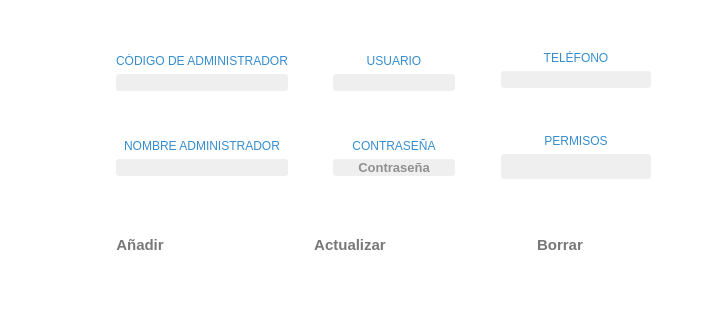
<?xml version="1.0" encoding="UTF-8"?>
<ui version="4.0">
 <class>Administrador</class>
 <widget class="QWidget" name="Administrador">
  <property name="geometry">
   <rect>
    <x>0</x>
    <y>0</y>
    <width>701</width>
    <height>336</height>
   </rect>
  </property>
  <property name="palette">
   <palette>
    <active>
     <colorrole role="Base">
      <brush brushstyle="SolidPattern">
       <color alpha="255">
        <red>46</red>
        <green>47</green>
        <blue>48</blue>
       </color>
      </brush>
     </colorrole>
     <colorrole role="Window">
      <brush brushstyle="SolidPattern">
       <color alpha="255">
        <red>255</red>
        <green>255</green>
        <blue>255</blue>
       </color>
      </brush>
     </colorrole>
    </active>
    <inactive>
     <colorrole role="Base">
      <brush brushstyle="SolidPattern">
       <color alpha="255">
        <red>46</red>
        <green>47</green>
        <blue>48</blue>
       </color>
      </brush>
     </colorrole>
     <colorrole role="Window">
      <brush brushstyle="SolidPattern">
       <color alpha="255">
        <red>255</red>
        <green>255</green>
        <blue>255</blue>
       </color>
      </brush>
     </colorrole>
    </inactive>
    <disabled>
     <colorrole role="Base">
      <brush brushstyle="SolidPattern">
       <color alpha="255">
        <red>255</red>
        <green>255</green>
        <blue>255</blue>
       </color>
      </brush>
     </colorrole>
     <colorrole role="Window">
      <brush brushstyle="SolidPattern">
       <color alpha="255">
        <red>255</red>
        <green>255</green>
        <blue>255</blue>
       </color>
      </brush>
     </colorrole>
    </disabled>
   </palette>
  </property>
  <property name="windowTitle">
   <string>Form</string>
  </property>
  <layout class="QVBoxLayout" name="verticalLayout_14">
   <item>
    <layout class="QHBoxLayout" name="horizontalLayout_2">
     <item>
      <spacer name="horizontalSpacer_2">
       <property name="orientation">
        <enum>Qt::Horizontal</enum>
       </property>
       <property name="sizeHint" stdset="0">
        <size>
         <width>40</width>
         <height>20</height>
        </size>
       </property>
      </spacer>
     </item>
     <item>
      <layout class="QVBoxLayout" name="verticalLayout_5">
       <item>
        <spacer name="verticalSpacer_9">
         <property name="orientation">
          <enum>Qt::Vertical</enum>
         </property>
         <property name="sizeHint" stdset="0">
          <size>
           <width>20</width>
           <height>40</height>
          </size>
         </property>
        </spacer>
       </item>
       <item>
        <widget class="MyLabelPhoto" name="lb_foto">
         <property name="minimumSize">
          <size>
           <width>0</width>
           <height>0</height>
          </size>
         </property>
         <property name="maximumSize">
          <size>
           <width>16777215</width>
           <height>150</height>
          </size>
         </property>
         <property name="styleSheet">
          <string notr="true">/*QLabel {
padding: 1px;
border-style: solid;
border: 2px solid gray;
border-radius: 45px;};*/</string>
         </property>
         <property name="text">
          <string/>
         </property>
         <property name="pixmap">
          <pixmap resource="assets.qrc">:/icons/User_Big.png</pixmap>
         </property>
         <property name="scaledContents">
          <bool>false</bool>
         </property>
         <property name="alignment">
          <set>Qt::AlignCenter</set>
         </property>
        </widget>
       </item>
       <item>
        <spacer name="verticalSpacer_10">
         <property name="orientation">
          <enum>Qt::Vertical</enum>
         </property>
         <property name="sizeHint" stdset="0">
          <size>
           <width>20</width>
           <height>40</height>
          </size>
         </property>
        </spacer>
       </item>
      </layout>
     </item>
     <item>
      <spacer name="horizontalSpacer_5">
       <property name="orientation">
        <enum>Qt::Horizontal</enum>
       </property>
       <property name="sizeHint" stdset="0">
        <size>
         <width>40</width>
         <height>20</height>
        </size>
       </property>
      </spacer>
     </item>
     <item>
      <layout class="QVBoxLayout" name="verticalLayout_4">
       <item>
        <spacer name="verticalSpacer_4">
         <property name="orientation">
          <enum>Qt::Vertical</enum>
         </property>
         <property name="sizeHint" stdset="0">
          <size>
           <width>20</width>
           <height>40</height>
          </size>
         </property>
        </spacer>
       </item>
       <item>
        <layout class="QVBoxLayout" name="verticalLayout">
         <item>
          <widget class="QLabel" name="label">
           <property name="styleSheet">
            <string notr="true">font: 10pt &quot;Segoe UI Semilight&quot;;
color: rgb(54, 141, 206);</string>
           </property>
           <property name="text">
            <string>CÓDIGO DE ADMINISTRADOR</string>
           </property>
           <property name="alignment">
            <set>Qt::AlignCenter</set>
           </property>
          </widget>
         </item>
         <item>
          <widget class="MyLineEditShine" name="le_codigo">
           <property name="font">
            <font>
             <family>Segoe UI</family>
             <pointsize>10</pointsize>
            </font>
           </property>
           <property name="styleSheet">
            <string notr="true">background-color: #EFEFEF; 
border-radius: 3px;
color:rgb(50, 50, 50);</string>
           </property>
           <property name="alignment">
            <set>Qt::AlignCenter</set>
           </property>
          </widget>
         </item>
        </layout>
       </item>
       <item>
        <spacer name="verticalSpacer">
         <property name="orientation">
          <enum>Qt::Vertical</enum>
         </property>
         <property name="sizeHint" stdset="0">
          <size>
           <width>20</width>
           <height>40</height>
          </size>
         </property>
        </spacer>
       </item>
       <item>
        <layout class="QVBoxLayout" name="verticalLayout_2">
         <item>
          <widget class="QLabel" name="label_2">
           <property name="styleSheet">
            <string notr="true">font: 10pt &quot;Segoe UI Semilight&quot;;
color: rgb(54, 141, 206);</string>
           </property>
           <property name="text">
            <string>NOMBRE ADMINISTRADOR</string>
           </property>
           <property name="alignment">
            <set>Qt::AlignCenter</set>
           </property>
          </widget>
         </item>
         <item>
          <widget class="MyLineEditShine" name="le_nombre">
           <property name="font">
            <font>
             <family>Segoe UI</family>
             <pointsize>10</pointsize>
            </font>
           </property>
           <property name="styleSheet">
            <string notr="true">background-color: #EFEFEF; 
border-radius: 3px;
color:rgb(50, 50, 50);</string>
           </property>
           <property name="alignment">
            <set>Qt::AlignCenter</set>
           </property>
          </widget>
         </item>
        </layout>
       </item>
       <item>
        <spacer name="verticalSpacer_11">
         <property name="orientation">
          <enum>Qt::Vertical</enum>
         </property>
         <property name="sizeHint" stdset="0">
          <size>
           <width>20</width>
           <height>40</height>
          </size>
         </property>
        </spacer>
       </item>
       <item>
        <layout class="QVBoxLayout" name="verticalLayout_3"/>
       </item>
      </layout>
     </item>
     <item>
      <spacer name="horizontalSpacer_3">
       <property name="orientation">
        <enum>Qt::Horizontal</enum>
       </property>
       <property name="sizeHint" stdset="0">
        <size>
         <width>40</width>
         <height>20</height>
        </size>
       </property>
      </spacer>
     </item>
     <item>
      <layout class="QVBoxLayout" name="verticalLayout_6">
       <item>
        <spacer name="verticalSpacer_7">
         <property name="orientation">
          <enum>Qt::Vertical</enum>
         </property>
         <property name="sizeHint" stdset="0">
          <size>
           <width>20</width>
           <height>40</height>
          </size>
         </property>
        </spacer>
       </item>
       <item>
        <layout class="QVBoxLayout" name="verticalLayout_7">
         <item>
          <widget class="QLabel" name="label_3">
           <property name="styleSheet">
            <string notr="true">font: 10pt &quot;Segoe UI Semilight&quot;;
color: rgb(54, 141, 206);</string>
           </property>
           <property name="text">
            <string>USUARIO</string>
           </property>
           <property name="alignment">
            <set>Qt::AlignCenter</set>
           </property>
          </widget>
         </item>
         <item>
          <widget class="MyLineEditShine" name="le_administrador">
           <property name="font">
            <font>
             <family>Segoe UI</family>
             <pointsize>10</pointsize>
            </font>
           </property>
           <property name="styleSheet">
            <string notr="true">background-color: #EFEFEF; 
border-radius: 3px;
color:rgb(50, 50, 50);</string>
           </property>
           <property name="alignment">
            <set>Qt::AlignCenter</set>
           </property>
          </widget>
         </item>
        </layout>
       </item>
       <item>
        <spacer name="verticalSpacer_2">
         <property name="orientation">
          <enum>Qt::Vertical</enum>
         </property>
         <property name="sizeHint" stdset="0">
          <size>
           <width>20</width>
           <height>40</height>
          </size>
         </property>
        </spacer>
       </item>
       <item>
        <layout class="QVBoxLayout" name="verticalLayout_8">
         <item>
          <widget class="QLabel" name="label_4">
           <property name="styleSheet">
            <string notr="true">font: 10pt &quot;Segoe UI Semilight&quot;;
color: rgb(54, 141, 206);</string>
           </property>
           <property name="text">
            <string>CONTRASEÑA</string>
           </property>
           <property name="alignment">
            <set>Qt::AlignCenter</set>
           </property>
          </widget>
         </item>
         <item>
          <widget class="MyLineEditShine" name="le_clave">
           <property name="palette">
            <palette>
             <active>
              <colorrole role="WindowText">
               <brush brushstyle="SolidPattern">
                <color alpha="255">
                 <red>50</red>
                 <green>50</green>
                 <blue>50</blue>
                </color>
               </brush>
              </colorrole>
              <colorrole role="Button">
               <brush brushstyle="SolidPattern">
                <color alpha="255">
                 <red>239</red>
                 <green>239</green>
                 <blue>239</blue>
                </color>
               </brush>
              </colorrole>
              <colorrole role="Text">
               <brush brushstyle="SolidPattern">
                <color alpha="255">
                 <red>50</red>
                 <green>50</green>
                 <blue>50</blue>
                </color>
               </brush>
              </colorrole>
              <colorrole role="ButtonText">
               <brush brushstyle="SolidPattern">
                <color alpha="255">
                 <red>50</red>
                 <green>50</green>
                 <blue>50</blue>
                </color>
               </brush>
              </colorrole>
              <colorrole role="Base">
               <brush brushstyle="SolidPattern">
                <color alpha="255">
                 <red>239</red>
                 <green>239</green>
                 <blue>239</blue>
                </color>
               </brush>
              </colorrole>
              <colorrole role="Window">
               <brush brushstyle="SolidPattern">
                <color alpha="255">
                 <red>239</red>
                 <green>239</green>
                 <blue>239</blue>
                </color>
               </brush>
              </colorrole>
              <colorrole role="PlaceholderText">
               <brush brushstyle="NoBrush">
                <color alpha="128">
                 <red>50</red>
                 <green>50</green>
                 <blue>50</blue>
                </color>
               </brush>
              </colorrole>
             </active>
             <inactive>
              <colorrole role="WindowText">
               <brush brushstyle="SolidPattern">
                <color alpha="255">
                 <red>50</red>
                 <green>50</green>
                 <blue>50</blue>
                </color>
               </brush>
              </colorrole>
              <colorrole role="Button">
               <brush brushstyle="SolidPattern">
                <color alpha="255">
                 <red>239</red>
                 <green>239</green>
                 <blue>239</blue>
                </color>
               </brush>
              </colorrole>
              <colorrole role="Text">
               <brush brushstyle="SolidPattern">
                <color alpha="255">
                 <red>50</red>
                 <green>50</green>
                 <blue>50</blue>
                </color>
               </brush>
              </colorrole>
              <colorrole role="ButtonText">
               <brush brushstyle="SolidPattern">
                <color alpha="255">
                 <red>50</red>
                 <green>50</green>
                 <blue>50</blue>
                </color>
               </brush>
              </colorrole>
              <colorrole role="Base">
               <brush brushstyle="SolidPattern">
                <color alpha="255">
                 <red>239</red>
                 <green>239</green>
                 <blue>239</blue>
                </color>
               </brush>
              </colorrole>
              <colorrole role="Window">
               <brush brushstyle="SolidPattern">
                <color alpha="255">
                 <red>239</red>
                 <green>239</green>
                 <blue>239</blue>
                </color>
               </brush>
              </colorrole>
              <colorrole role="PlaceholderText">
               <brush brushstyle="NoBrush">
                <color alpha="128">
                 <red>50</red>
                 <green>50</green>
                 <blue>50</blue>
                </color>
               </brush>
              </colorrole>
             </inactive>
             <disabled>
              <colorrole role="WindowText">
               <brush brushstyle="SolidPattern">
                <color alpha="255">
                 <red>50</red>
                 <green>50</green>
                 <blue>50</blue>
                </color>
               </brush>
              </colorrole>
              <colorrole role="Button">
               <brush brushstyle="SolidPattern">
                <color alpha="255">
                 <red>239</red>
                 <green>239</green>
                 <blue>239</blue>
                </color>
               </brush>
              </colorrole>
              <colorrole role="Text">
               <brush brushstyle="SolidPattern">
                <color alpha="255">
                 <red>50</red>
                 <green>50</green>
                 <blue>50</blue>
                </color>
               </brush>
              </colorrole>
              <colorrole role="ButtonText">
               <brush brushstyle="SolidPattern">
                <color alpha="255">
                 <red>50</red>
                 <green>50</green>
                 <blue>50</blue>
                </color>
               </brush>
              </colorrole>
              <colorrole role="Base">
               <brush brushstyle="SolidPattern">
                <color alpha="255">
                 <red>239</red>
                 <green>239</green>
                 <blue>239</blue>
                </color>
               </brush>
              </colorrole>
              <colorrole role="Window">
               <brush brushstyle="SolidPattern">
                <color alpha="255">
                 <red>239</red>
                 <green>239</green>
                 <blue>239</blue>
                </color>
               </brush>
              </colorrole>
              <colorrole role="PlaceholderText">
               <brush brushstyle="NoBrush">
                <color alpha="128">
                 <red>50</red>
                 <green>50</green>
                 <blue>50</blue>
                </color>
               </brush>
              </colorrole>
             </disabled>
            </palette>
           </property>
           <property name="font">
            <font>
             <family>Segoe UI</family>
             <pointsize>10</pointsize>
             <weight>75</weight>
             <bold>true</bold>
            </font>
           </property>
           <property name="styleSheet">
            <string notr="true">background-color: #EFEFEF; 
border-radius: 3px;
color:rgb(50, 50, 50);</string>
           </property>
           <property name="text">
            <string/>
           </property>
           <property name="frame">
            <bool>false</bool>
           </property>
           <property name="echoMode">
            <enum>QLineEdit::Password</enum>
           </property>
           <property name="alignment">
            <set>Qt::AlignCenter</set>
           </property>
           <property name="placeholderText">
            <string>Contraseña</string>
           </property>
          </widget>
         </item>
        </layout>
       </item>
       <item>
        <spacer name="verticalSpacer_13">
         <property name="orientation">
          <enum>Qt::Vertical</enum>
         </property>
         <property name="sizeHint" stdset="0">
          <size>
           <width>20</width>
           <height>40</height>
          </size>
         </property>
        </spacer>
       </item>
       <item>
        <layout class="QVBoxLayout" name="verticalLayout_9"/>
       </item>
      </layout>
     </item>
     <item>
      <spacer name="horizontalSpacer_4">
       <property name="orientation">
        <enum>Qt::Horizontal</enum>
       </property>
       <property name="sizeHint" stdset="0">
        <size>
         <width>40</width>
         <height>20</height>
        </size>
       </property>
      </spacer>
     </item>
     <item>
      <layout class="QVBoxLayout" name="verticalLayout_10">
       <item>
        <spacer name="verticalSpacer_8">
         <property name="orientation">
          <enum>Qt::Vertical</enum>
         </property>
         <property name="sizeHint" stdset="0">
          <size>
           <width>20</width>
           <height>40</height>
          </size>
         </property>
        </spacer>
       </item>
       <item>
        <layout class="QVBoxLayout" name="verticalLayout_11">
         <item>
          <widget class="QLabel" name="label_5">
           <property name="styleSheet">
            <string notr="true">font: 10pt &quot;Segoe UI Semilight&quot;;
color: rgb(54, 141, 206);</string>
           </property>
           <property name="text">
            <string>TELÉFONO</string>
           </property>
           <property name="alignment">
            <set>Qt::AlignCenter</set>
           </property>
          </widget>
         </item>
         <item>
          <widget class="MyLineEditShine" name="le_telefono">
           <property name="font">
            <font>
             <family>Segoe UI</family>
             <pointsize>10</pointsize>
            </font>
           </property>
           <property name="styleSheet">
            <string notr="true">background-color: #EFEFEF; 
border-radius: 3px;
color:rgb(50, 50, 50);</string>
           </property>
           <property name="alignment">
            <set>Qt::AlignCenter</set>
           </property>
          </widget>
         </item>
        </layout>
       </item>
       <item>
        <spacer name="verticalSpacer_3">
         <property name="orientation">
          <enum>Qt::Vertical</enum>
         </property>
         <property name="sizeHint" stdset="0">
          <size>
           <width>20</width>
           <height>40</height>
          </size>
         </property>
        </spacer>
       </item>
       <item>
        <layout class="QVBoxLayout" name="verticalLayout_12">
         <item>
          <widget class="QLabel" name="label_6">
           <property name="styleSheet">
            <string notr="true">font: 10pt &quot;Segoe UI Semilight&quot;;
color: rgb(54, 141, 206);</string>
           </property>
           <property name="text">
            <string>PERMISOS</string>
           </property>
           <property name="alignment">
            <set>Qt::AlignCenter</set>
           </property>
          </widget>
         </item>
         <item>
          <widget class="MyLabelSpinner" name="l_permisos">
           <property name="minimumSize">
            <size>
             <width>150</width>
             <height>25</height>
            </size>
           </property>
           <property name="font">
            <font>
             <family>Segoe UI</family>
             <pointsize>10</pointsize>
            </font>
           </property>
           <property name="styleSheet">
            <string notr="true">background-color: #EFEFEF; 
border-radius: 3px;
color:rgb(50, 50, 50);</string>
           </property>
           <property name="text">
            <string/>
           </property>
           <property name="alignment">
            <set>Qt::AlignCenter</set>
           </property>
          </widget>
         </item>
        </layout>
       </item>
       <item>
        <spacer name="verticalSpacer_12">
         <property name="orientation">
          <enum>Qt::Vertical</enum>
         </property>
         <property name="sizeHint" stdset="0">
          <size>
           <width>20</width>
           <height>40</height>
          </size>
         </property>
        </spacer>
       </item>
       <item>
        <layout class="QVBoxLayout" name="verticalLayout_13"/>
       </item>
      </layout>
     </item>
     <item>
      <spacer name="horizontalSpacer">
       <property name="orientation">
        <enum>Qt::Horizontal</enum>
       </property>
       <property name="sizeHint" stdset="0">
        <size>
         <width>40</width>
         <height>20</height>
        </size>
       </property>
      </spacer>
     </item>
    </layout>
   </item>
   <item>
    <layout class="QHBoxLayout" name="horizontalLayout">
     <item>
      <widget class="QPushButton" name="pb_agregar">
       <property name="minimumSize">
        <size>
         <width>130</width>
         <height>40</height>
        </size>
       </property>
       <property name="maximumSize">
        <size>
         <width>130</width>
         <height>41</height>
        </size>
       </property>
       <property name="font">
        <font>
         <family>Segoe UI</family>
         <pointsize>11</pointsize>
         <weight>75</weight>
         <bold>true</bold>
        </font>
       </property>
       <property name="styleSheet">
        <string notr="true">border-radius: 10px;
color:rgb(120, 120, 120);</string>
       </property>
       <property name="text">
        <string>Añadir</string>
       </property>
       <property name="icon">
        <iconset resource="assets.qrc">
         <normaloff>:/icons/subir.png</normaloff>:/icons/subir.png</iconset>
       </property>
       <property name="iconSize">
        <size>
         <width>25</width>
         <height>25</height>
        </size>
       </property>
      </widget>
     </item>
     <item>
      <widget class="QPushButton" name="pb_actualizar">
       <property name="minimumSize">
        <size>
         <width>150</width>
         <height>40</height>
        </size>
       </property>
       <property name="maximumSize">
        <size>
         <width>150</width>
         <height>41</height>
        </size>
       </property>
       <property name="font">
        <font>
         <family>Segoe UI</family>
         <pointsize>11</pointsize>
         <weight>75</weight>
         <bold>true</bold>
        </font>
       </property>
       <property name="styleSheet">
        <string notr="true">border-radius: 10px;
color:rgb(120, 120, 120);</string>
       </property>
       <property name="text">
        <string>Actualizar</string>
       </property>
       <property name="icon">
        <iconset resource="assets.qrc">
         <normaloff>:/icons/update.png</normaloff>:/icons/update.png</iconset>
       </property>
       <property name="iconSize">
        <size>
         <width>30</width>
         <height>30</height>
        </size>
       </property>
      </widget>
     </item>
     <item>
      <widget class="QPushButton" name="pb_borrar">
       <property name="minimumSize">
        <size>
         <width>130</width>
         <height>40</height>
        </size>
       </property>
       <property name="maximumSize">
        <size>
         <width>130</width>
         <height>41</height>
        </size>
       </property>
       <property name="font">
        <font>
         <family>Segoe UI</family>
         <pointsize>11</pointsize>
         <weight>75</weight>
         <bold>true</bold>
        </font>
       </property>
       <property name="styleSheet">
        <string notr="true">border-radius: 10px;
color:rgb(120, 120, 120);</string>
       </property>
       <property name="text">
        <string>Borrar</string>
       </property>
       <property name="icon">
        <iconset resource="assets.qrc">
         <normaloff>:/icons/delete_blue.png</normaloff>:/icons/delete_blue.png</iconset>
       </property>
       <property name="iconSize">
        <size>
         <width>25</width>
         <height>25</height>
        </size>
       </property>
      </widget>
     </item>
    </layout>
   </item>
   <item>
    <spacer name="verticalSpacer_5">
     <property name="orientation">
      <enum>Qt::Vertical</enum>
     </property>
     <property name="sizeHint" stdset="0">
      <size>
       <width>20</width>
       <height>37</height>
      </size>
     </property>
    </spacer>
   </item>
  </layout>
 </widget>
 <customwidgets>
  <customwidget>
   <class>MyLineEditShine</class>
   <extends>QLineEdit</extends>
   <header location="global">mylineeditshine.h</header>
  </customwidget>
  <customwidget>
   <class>MyLabelSpinner</class>
   <extends>QLabel</extends>
   <header location="global">mylabelspinner.h</header>
  </customwidget>
  <customwidget>
   <class>MyLabelPhoto</class>
   <extends>QLabel</extends>
   <header location="global">mylabelphoto.h</header>
  </customwidget>
 </customwidgets>
 <resources>
  <include location="assets.qrc"/>
 </resources>
 <connections/>
</ui>
